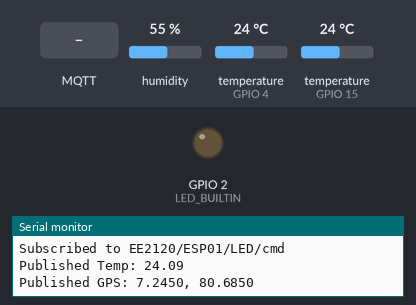
Recording of a sketch running on a simulated ESP32. Shown: output pins drawn as LEDs (lit = HIGH), the last lines printed to the serial monitor. Inputs (shaded band) come from the test bench; at power-on: humidity 55 %, temperature (sensors on GPIO 4, GPIO 15) 24 °C. WiFi joins after 1.5 s; servers stay silent unless stated; no MQTT or app messages arrive unless stated.

Above: at 2.7 s.
2.8 s: MQTT message "1" arrives on the first subscribed topic
At 5.5 s:
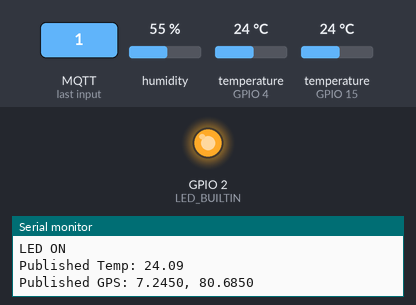
5.8 s: MQTT message "0" arrives on the first subscribed topic
At 8.1 s:
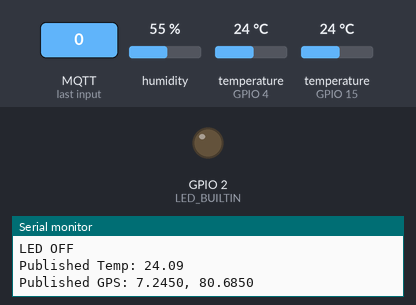
Timing chart, 0 to 9.6 s (numbered marks = the images above; inputs shaded):
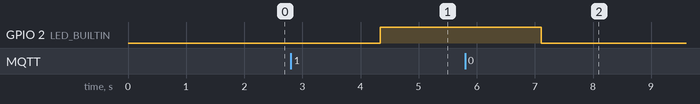

Measured:
- after the input at 2.8 s, GPIO 2 (LED_BUILTIN): LOW → HIGH after 1.5 s
- after the input at 5.8 s, GPIO 2 (LED_BUILTIN): HIGH → LOW after 1.3 s

The sketch:

ESP_1.ino
```cpp
#include <WiFi.h>
#include <PubSubClient.h>
#include <DHT.h>
#include <OneWire.h>
#include <DallasTemperature.h>

// --- WiFi & MQTT Configuration ---
const char* ssid = "iPhone";
const char* password = "11223344";
const char* mqtt_server = "172.20.10.3";
const int mqtt_port = 1883;
const char* mqtt_clientid = "ESP01";
const char* mqtt_user = "esp01";
const char* mqtt_password = "stud1";

const char* temp_topic = "EE2120/ESP01/temp";
const char* led_topic  = "EE2120/ESP01/LED/cmd";
const char* led_status_topic  = "EE2120/ESP01/LED/status";
const char* gps_topic = "EE2120/ESP01/gps";

WiFiClient espClient;
PubSubClient client(espClient);

// Built-in LED
#ifndef LED_BUILTIN
#define LED_BUILTIN 2
#endif

// --- Sensor Configuration ---
#define DHTPIN 15
#define DHTTYPE DHT22
DHT dht(DHTPIN, DHTTYPE);

#define ONE_WIRE_BUS 4
OneWire oneWire(ONE_WIRE_BUS);
DallasTemperature ds18b20(&oneWire);

// --- Kalman Filter Tuning Parameters ---
float processNoise = 0.05;
float varianceDHT = 5.00;
float varianceDS = 0.01;
float currentEstimate = 25.0;
float errorCovariance = 1.0;

// ------------------------------------------------
// Kalman Filter Function
// ------------------------------------------------
float getKalmanFusedTemperature(float dhtTemp, float dsTemp) {
    float predictedEstimate = currentEstimate;
    float predictedErrorCov = errorCovariance + processNoise;

    float kalmanGain1 = predictedErrorCov / (predictedErrorCov + varianceDS);
    float estimate1 = predictedEstimate + kalmanGain1 * (dsTemp - predictedEstimate);
    float errorCov1 = (1.0 - kalmanGain1) * predictedErrorCov;

    float kalmanGain2 = errorCov1 / (errorCov1 + varianceDHT);
    currentEstimate = estimate1 + kalmanGain2 * (dhtTemp - estimate1);
    errorCovariance = (1.0 - kalmanGain2) * errorCov1;

    return currentEstimate;
}

// ------------------------------------------------
// MQTT Callback
// ------------------------------------------------
void callback(char* topic, byte* payload, unsigned int length) {
  String message = "";
  for (unsigned int i = 0; i < length; i++) {
    message += (char)payload[i];
  }

  Serial.print("Message received: ");
  Serial.print(topic);
  Serial.print(" = ");
  Serial.println(message);

  if (String(topic) == led_topic) {
    if (message == "1") {
      digitalWrite(LED_BUILTIN, HIGH);
      client.publish(led_status_topic, "1");
      Serial.println("LED ON");
    }
    if (message == "0") {
      digitalWrite(LED_BUILTIN, LOW);
      client.publish(led_status_topic, "0");
      Serial.println("LED OFF");
    }
  }
}

// ------------------------------------------------
// Connect to Wi-Fi
// ------------------------------------------------
void setup_wifi() {
  WiFi.begin(ssid, password);
  Serial.print("Connecting to WiFi");
  while (WiFi.status() != WL_CONNECTED) {
    delay(500);
    Serial.print(".");
  }
  Serial.println("\nWiFi connected");
  Serial.print("ESP32 IP: ");
  Serial.println(WiFi.localIP());
}

// ------------------------------------------------
// Connect to MQTT
// ------------------------------------------------
void reconnect() {
  while (!client.connected()) {
    Serial.print("Connecting to MQTT...");
    if (client.connect(mqtt_clientid, mqtt_user, mqtt_password)) {
      Serial.println("connected");
      client.subscribe(led_topic);
      Serial.println("Subscribed to EE2120/ESP01/LED/cmd");
    } else {
      Serial.print("failed, rc=");
      Serial.println(client.state());
      delay(2000);
    }
  }
}

// ------------------------------------------------
// Setup
// ------------------------------------------------
void setup() {
  Serial.begin(115200);

  pinMode(LED_BUILTIN, OUTPUT);
  digitalWrite(LED_BUILTIN, LOW);

  dht.begin();
  ds18b20.begin();

  setup_wifi();
  client.setServer(mqtt_server, mqtt_port);
  client.setCallback(callback);
}

// ------------------------------------------------
// Main loop
// ------------------------------------------------
void loop() {
  if (!client.connected()) {
    reconnect();
  }
  client.loop();

  // 1. Read Sensors
  float rawDHT = dht.readTemperature();
  ds18b20.requestTemperatures();
  float rawDS = ds18b20.getTempCByIndex(0);

  if (isnan(rawDHT) || rawDS == DEVICE_DISCONNECTED_C) {
    Serial.println("Sensor Error: Skipping Transmission");
    delay(2000);
    return;
  }

  // 2. Apply Calibration Curves
  float calibratedDHT = (rawDHT - 0.9000) / 0.9892;
  float calibratedDS = (rawDS + 0.0600) / 0.9989;

  // 3. Execute Kalman Fusion
  float fusedTemp = getKalmanFusedTemperature(calibratedDHT, calibratedDS);

  // 4. Publish Fused Data to MQTT
  char tempString[8];
  dtostrf(fusedTemp, 1, 2, tempString); // Converts float to string with 2 decimal places

  client.publish(temp_topic, tempString);
  Serial.print("Published Temp: ");
  Serial.println(tempString);

  // 5. Publish Simulated GPS (Placeholder)
  const char* fakeGpsData = "7.2450, 80.6850";
  client.publish(gps_topic, fakeGpsData);
  Serial.print("Published GPS: ");
  Serial.println(fakeGpsData);

  // Wait 2 seconds (DHT22 hardware limit)
  delay(2000);
}
```
